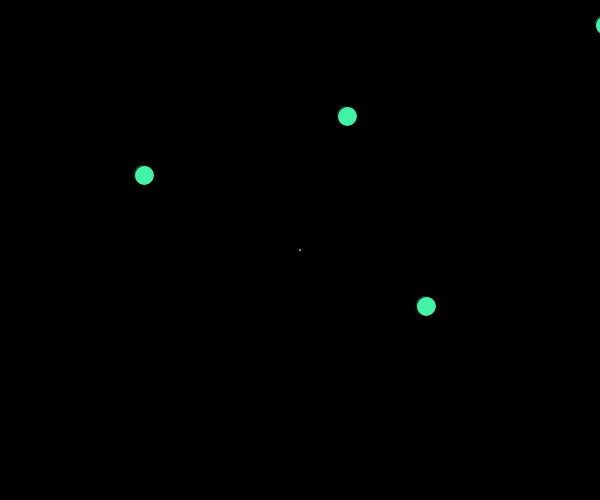
Frame 1 (no input)
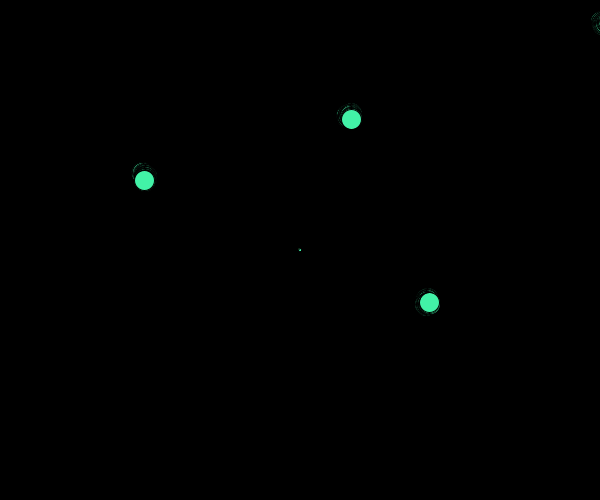
Frame 60 (the mouse pressed at the canvas centre just before this capture)
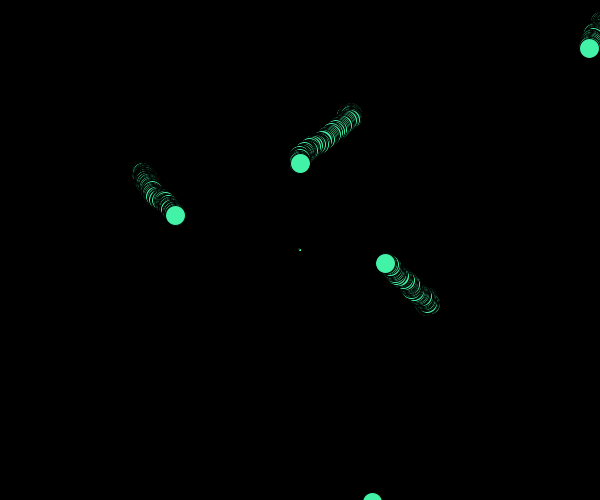
Frame 120 (the mouse held since frame 60 and released just before this capture)

The Processing sketch that drew these frames (run headless with seeded random() and noise(); from frame 60 on, the mouse is pressed at the canvas centre):

// Processing sketch: Chemotaxis
// ── Chemotaxis.pde
Bacteria[] bacteria = new Bacteria[100];
Bacteria b1;

//declare bacteria variables here   
void setup()   
{ 
  size (600, 500);
  background (0);

  frameRate(1000);
  bacteria = new Bacteria[10];
  for (int i = 0; i < bacteria.length; i++) {
    int x = (int)(2 * width * Math.random());
    int y = (int)(2 * height * Math.random());
    int r = 20;
    int colorR = (int)(Math.random() * 255);
    int colorG = (int)(Math.random() * 255);
    int colorB = (int)(Math.random() * 255);

    bacteria[i] = new Bacteria(x, y, r, colorR, colorG, colorB);
  }

  b1 = new Bacteria(width/2, height/2, 3, 255, 34, 34);
  // b2 = bacteria(0, bacteria.length);

  //initialize bacteria variables here
}   
void draw()   
{   
  fill(0);
  b1.show();

  for (int i=0; i< bacteria.length; i++) {
    bacteria[i].show();
    bacteria[i].move();
  }

  mousePressed();
}  

void mousePressed() {
  for (int i =0; i< bacteria.length; i++) {
    bacteria[i].follow(mouseX, mouseY);
  }
}
class Bacteria    
{  
  float x_pos, y_pos, radius, bColor;
  float colorR, colorG, colorB;
  float speed = random(0, 1);
  float px;
  float py;
  float easing = 0.0005;

  public Bacteria(int x, int y, int radius, int colorR, int colorG, int colorB) {
    x_pos=x;
    y_pos= y;
    this.radius = radius;
    this.colorR = colorR;
    this.colorG = colorG;
    this.colorB = colorB;
  }

  void move() {
    x_pos += (float)(2 * Math.random() - 1);
    y_pos += (float)(2 *  Math.random() -1 );
  }

  void show() {
    pushMatrix();
    translate(x_pos, y_pos);
    fill(#42F2A7);
    float targetX = mouseX;
    float dx = targetX - px;
    px *= dx * easing;

    float targetY = mouseY;
    float dy = targetY - py;
    py *= dy * easing;

    ellipse(px, py, radius, radius);
    popMatrix();
  }


  void follow(float x, float y) {
    if (mousePressed) {
      if (x_pos >= x) {
        x_pos = x_pos - speed;
      } else if (x_pos <= x) {
        x_pos = x_pos + speed;
      }
      if (y_pos >=y) {
        y_pos = y_pos - speed;
      } else if (y_pos <= y) {
        y_pos = y_pos + speed;
      }
    }
  }

  void disperse(float dx, float dy) {
    if (x_pos >= dx) {
      x_pos = x_pos - speed;
    } else if (x_pos <= dx) {
      x_pos = x_pos + speed;
    }
    if (y_pos >=dy) {
      y_pos = y_pos - speed;
    } else if (y_pos <= dy) {
      y_pos = y_pos + speed;
    }
  }
  //lots of java!
}    
